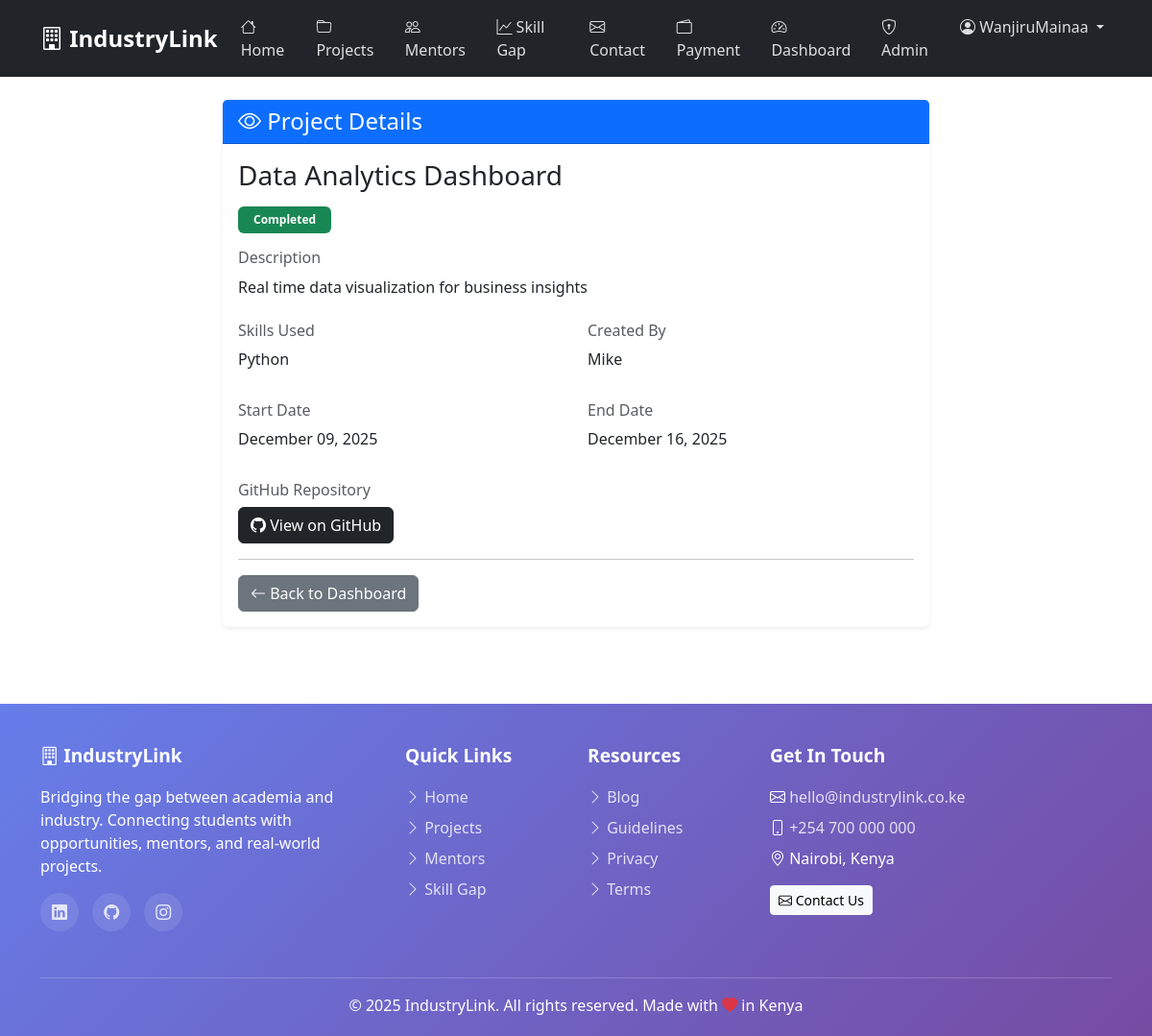
The page /project/1/ (signed in) on the database its author committed.
### main/models.py (models this page shows, shortened)
class Project(models.Model):
    STATUS_CHOICES = [
        ('ongoing', 'Ongoing'),
        ('completed', 'Completed'),
        ('paused', 'Paused'),
    ]
    student = models.ForeignKey('StudentProfile', on_delete=models.CASCADE, related_name='projects')
    freelancer = models.ForeignKey('Freelancer', on_delete=models.CASCADE, related_name='projects', null=True, blank=True)
    organization = models.ForeignKey('Organization', on_delete=models.CASCADE, related_name='projects', null=True, blank=True)
    title = models.CharField(max_length=200)
    description = models.TextField()
    skills_used = models.TextField()
    github_link = models.URLField(blank=True)
    status = models.CharField(max_length=20, choices=STATUS_CHOICES, default='ongoing')
    start_date = models.DateField()
    end_date = models.DateField(blank=True, null=True)
    created_at = models.DateTimeField(auto_now_add=True)
    updated_at = models.DateTimeField(auto_now=True)
    class Meta:
        ordering = ['-created_at']

class StudentProfile(models.Model):
    user= models.OneToOneField(User, on_delete=models.CASCADE, related_name='student_profile')
    year_of_study = models.IntegerField()
    course = models.CharField(max_length=200)
    institution = models.CharField(max_length=200)
    email = models.EmailField()
    bio = models.TextField(blank=True)
    skills = models.TextField(help_text="Comma-separated skills")
    created_at = models.DateTimeField(auto_now_add=True)
    updated_at = models.DateTimeField(auto_now=True)
    class Meta:
        verbose_name = "Student Profile"
        verbose_name_plural = "Student Profiles"
        ordering = ['-created_at']

### main/views.py (the view)
# urls.py: path('project/<int:project_id>/', views.view_project, name='view_project'),
@login_required
def view_project(request, project_id):
    project = get_object_or_404(Project, id=project_id)
    return render(request, 'projects/view_project.html', {'project': project})

### main/templates/projects/view_project.html (shortened to what this page needs)
{% extends 'base.html' %}
{% block content %}
<div class="container mt-4">
    <div class="row">
        <div class="col-md-8 mx-auto">
            <div class="card border-0 shadow-sm">
                <div class="card-header bg-primary text-white">
                    <h4 class="mb-0"><i class="bi bi-eye"></i> Project Details</h4>
                </div>
                <div class="card-body">
                    <h3 class="mb-3">{{ project.title }}</h3>
                    <div class="mb-3">
                        <span class="badge {% if project.status == 'completed' %}bg-success{% elif project.status == 'ongoing' %}bg-info{% else %}bg-warning{% endif %} px-3 py-2">
                            {{ project.get_status_display }}
                        </span>
                    </div>
                    <div class="mb-4">
                        <h6 class="text-muted">Description</h6>
                        <p>{{ project.description }}</p>
                    </div>
                    <div class="row mb-3">
                        <div class="col-md-6">
                            <h6 class="text-muted">Skills Used</h6>
                            <p>{{ project.skills_used }}</p>
                        </div>
                        <div class="col-md-6">
                            <h6 class="text-muted">Created By</h6>
                            <p>{{ project.student.user.username }}</p>
                        </div>
                    </div>
                    <div class="row mb-3">
                        <div class="col-md-6">
                            <h6 class="text-muted">Start Date</h6>
                            <p>{{ project.start_date|date:"F d, Y" }}</p>
                        </div>
                        {% if project.end_date %}
                        <div class="col-md-6">
                            <h6 class="text-muted">End Date</h6>
                            <p>{{ project.end_date|date:"F d, Y" }}</p>
                        </div>
                        {% endif %}
                    </div>
                    {% if project.github_link %}
                    <div class="mb-3">
                        <h6 class="text-muted">GitHub Repository</h6>
                        <a href="{{ project.github_link }}" target="_blank" class="btn btn-dark">
                            <i class="bi bi-github"></i> View on GitHub
                        </a>
                    </div>
                    {% endif %}
                    <hr>
                    <div class="d-flex gap-2">
                        <a href="{% url 'main:dashboard' %}" class="btn btn-secondary">
                            <i class="bi bi-arrow-left"></i> Back to Dashboard
                        </a>
                    </div>
                </div>
            </div>
        </div>
    </div>
</div>
{% endblock %}

### templates/base.html (shortened to what this page needs)
<!DOCTYPE html>
<html lang="en">
<head>
    <link href="https://cdn.jsdelivr.net/npm/bootstrap@5.3.2/dist/css/bootstrap.min.css" rel="stylesheet">
    <link rel="stylesheet" href="https://cdn.jsdelivr.net/npm/bootstrap-icons@1.11.1/font/bootstrap-icons.css">
</head>
<body>
    <nav class="navbar navbar-expand-lg navbar-dark bg-dark">
        <div class="container">
            <a class="navbar-brand" href="{% url 'main:home' %}">
                <i class="bi bi-building"></i> IndustryLink
            </a>
            <div class="collapse navbar-collapse" id="navbarNav">
                <ul class="navbar-nav ms-auto">
                    <li class="nav-item">
                        <a class="nav-link" href="{% url 'main:home' %}">
                            <i class="bi bi-house"></i> Home
                        </a>
                    </li>
                    <li class="nav-item">
                        <a class="nav-link" href="{% url 'main:projects' %}">
                            <i class="bi bi-folder"></i> Projects
                        </a>
                    </li>
                    <li class="nav-item">
                        <a class="nav-link" href="{% url 'main:mentor' %}">
                            <i class="bi bi-people"></i> Mentors
                        </a>
                    </li>
                    <li class="nav-item">
                        <a class="nav-link" href="{% url 'main:skills' %}">
                            <i class="bi bi-graph-up"></i> Skill Gap
                        </a>
                    </li>
                    <li class="nav-item">
                        <a class="nav-link" href="{% url 'main:contact' %}">
                            <i class="bi bi-envelope"></i> Contact
                        </a>
                    </li>
                    <li class="nav-item">
                        <a class="nav-link" href="{% url 'main:payment' %}">
                            <i class="bi bi-wallet2"></i> Payment
                        </a>
                    </li>
                    {% if request.user.is_authenticated %}
                        <li class="nav-item">
                            <a class="nav-link" href="{% url 'main:dashboard' %}">
                                <i class="bi bi-speedometer2"></i> Dashboard
                            </a>
                        </li>
                        {% if request.user.is_superuser %}
                        <li class="nav-item">
                            <a class="nav-link text-warning" href="{% url 'admin:index' %}">
                                <i class="bi bi-shield-lock"></i> Admin
                            </a>
                        </li>
                        {% endif %}
                        <li class="nav-item dropdown">
                            <a class="nav-link dropdown-toggle" href="#" id="userDropdown" role="button" data-bs-toggle="dropdown" aria-expanded="false">
                                <i class="bi bi-person-circle"></i> {{ request.user.username }}
                            </a>
                        </li>
                    {% endif %}
                </ul>
            </div>
        </div>
    </nav>
    <main>
        {% block content %}
        {% endblock %}
    </main>
    <footer>
        <div class="container">
            <div class="row">
                <div class="col-md-4 mb-4">
                    <div class="footer-heading">
                        <i class="bi bi-building"></i> IndustryLink
                    </div>
                    <p class="mb-3">
                        Bridging the gap between academia and industry.
                        Connecting students with opportunities, mentors, and real-world projects.
                    </p>
                    <div class="social-icons">
                        <a href="#" aria-label="LinkedIn"><i class="bi bi-linkedin"></i></a>
                        <a href="#" aria-label="GitHub"><i class="bi bi-github"></i></a>
                        <a href="#" aria-label="Instagram"><i class="bi bi-instagram"></i></a>
                    </div>
                </div>
                <div class="col-md-2 mb-4">
                    <div class="footer-heading">Quick Links</div>
                    <ul class="list-unstyled">
                        <li class="mb-2"><a href="{% url 'main:home' %}"><i class="bi bi-chevron-right"></i> Home</a></li>
                        <li class="mb-2"><a href="{% url 'main:projects' %}"><i class="bi bi-chevron-right"></i> Projects</a></li>
                        <li class="mb-2"><a href="{% url 'main:mentor' %}"><i class="bi bi-chevron-right"></i> Mentors</a></li>
                        <li class="mb-2"><a href="{% url 'main:skills' %}"><i class="bi bi-chevron-right"></i> Skill Gap</a></li>
                    </ul>
                </div>
                <div class="col-md-2 mb-4">
                    <div class="footer-heading">Resources</div>
                    <ul class="list-unstyled">
                        <li class="mb-2"><a href="#"><i class="bi bi-chevron-right"></i> Blog</a></li>
                        <li class="mb-2"><a href="#"><i class="bi bi-chevron-right"></i> Guidelines</a></li>
                        <li class="mb-2"><a href="#"><i class="bi bi-chevron-right"></i> Privacy</a></li>
                        <li class="mb-2"><a href="#"><i class="bi bi-chevron-right"></i> Terms</a></li>
                    </ul>
                </div>
                <div class="col-md-4 mb-4">
                    <div class="footer-heading">Get In Touch</div>
                    <ul class="list-unstyled">
                        <li class="mb-2">
                            <i class="bi bi-envelope"></i>
                            <a href="mailto:hello@industrylink.co.ke">hello@industrylink.co.ke</a>
                        </li>
                        <li class="mb-2">
                            <i class="bi bi-phone"></i>
                            <a href="tel:+254700000000">+254 700 000 000</a>
                        </li>
                        <li class="mb-2">
                            <i class="bi bi-geo-alt"></i> Nairobi, Kenya
                        </li>
                    </ul>
                    <div class="mt-3">
                        <a href="{% url 'main:contact' %}" class="btn btn-light btn-sm">
                            <i class="bi bi-envelope"></i> Contact Us
                        </a>
                    </div>
                </div>
            </div>
            <hr class="bg-white mt-4" style="opacity: 0.2;">
            <div class="row">
                <div class="col-12 text-center">
                    <p class="mb-0">
                        &copy; 2025 IndustryLink. All rights reserved.
                        Made with <i class="bi bi-heart-fill text-danger"></i> in Kenya
                    </p>
                </div>
            </div>
        </div>
    </footer>
</body>
</html>

### templates/base.html (style rules this page uses)
html, body { height: 100%; }
body { display: flex; flex-direction: column; }
main { flex: 1 0 auto; }
footer { flex-shrink: 0; background: linear-gradient(135deg, #667eea 0%, #764ba2 100%); color: white; padding: 40px 0 20px 0; margin-top: 80px; }
footer a { color: rgba(255,255,255,0.8); text-decoration: none; transition: color 0.3s; }
footer .footer-heading { font-size: 1.2rem; font-weight: bold; margin-bottom: 1rem; }
footer .social-icons a { display: inline-flex; align-items: center; justify-content: center; width: 40px; height: 40px; background: rgba(255,255,255,0.1); border-radius: 50%; margin-right: 10px; transition: all 0.3s; }
.navbar-brand { font-weight: bold; font-size: 1.5rem; }
.nav-link { color: rgba(255,255,255,.85) !important; transition: color 0.3s; }

### rows shown on the page
Project: title "Data Analytics Dashboard", status "Completed", description "Real time data visualization for business insights", skills_used "Python", student.user.username "Mike", start_date "December 09, 2025", end_date "December 16, 2025"

### other values the page prints
{{ request.user.username }} "WanjiruMainaa"
